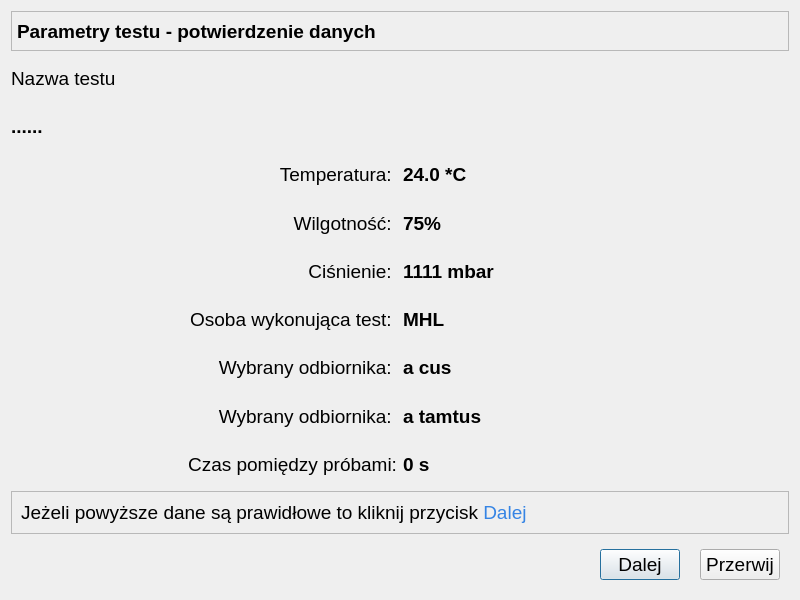
<?xml version="1.0" encoding="UTF-8"?>
<ui version="4.0">
 <class>Test2Potwierdzenie</class>
 <widget class="QDialog" name="Test2Potwierdzenie">
  <property name="geometry">
   <rect>
    <x>0</x>
    <y>0</y>
    <width>800</width>
    <height>600</height>
   </rect>
  </property>
  <property name="font">
   <font>
    <pointsize>14</pointsize>
   </font>
  </property>
  <property name="windowTitle">
   <string>Parametry Testu - potwierdzenie danych</string>
  </property>
  <layout class="QGridLayout" name="gridLayout">
   <item row="8" column="0">
    <widget class="QLabel" name="eDrugi">
     <property name="font">
      <font>
       <pointsize>14</pointsize>
      </font>
     </property>
     <property name="text">
      <string>Wybrany odbiornika: </string>
     </property>
     <property name="alignment">
      <set>Qt::AlignRight|Qt::AlignTrailing|Qt::AlignVCenter</set>
     </property>
    </widget>
   </item>
   <item row="7" column="0">
    <widget class="QLabel" name="ePierwszy">
     <property name="font">
      <font>
       <pointsize>14</pointsize>
      </font>
     </property>
     <property name="text">
      <string>Wybrany odbiornika: </string>
     </property>
     <property name="alignment">
      <set>Qt::AlignRight|Qt::AlignTrailing|Qt::AlignVCenter</set>
     </property>
    </widget>
   </item>
   <item row="7" column="1">
    <widget class="QLabel" name="numerNadajnika">
     <property name="font">
      <font>
       <pointsize>14</pointsize>
       <bold>true</bold>
      </font>
     </property>
     <property name="text">
      <string>a cus</string>
     </property>
    </widget>
   </item>
   <item row="0" column="0" colspan="2">
    <widget class="QFrame" name="frame">
     <property name="maximumSize">
      <size>
       <width>16777215</width>
       <height>40</height>
      </size>
     </property>
     <property name="frameShape">
      <enum>QFrame::StyledPanel</enum>
     </property>
     <property name="frameShadow">
      <enum>QFrame::Raised</enum>
     </property>
     <layout class="QHBoxLayout" name="horizontalLayout">
      <property name="leftMargin">
       <number>5</number>
      </property>
      <property name="topMargin">
       <number>5</number>
      </property>
      <property name="rightMargin">
       <number>5</number>
      </property>
      <property name="bottomMargin">
       <number>5</number>
      </property>
      <item>
       <widget class="QLabel" name="label_3">
        <property name="maximumSize">
         <size>
          <width>16777215</width>
          <height>45</height>
         </size>
        </property>
        <property name="font">
         <font>
          <pointsize>14</pointsize>
          <bold>true</bold>
         </font>
        </property>
        <property name="text">
         <string>Parametry testu - potwierdzenie danych</string>
        </property>
       </widget>
      </item>
     </layout>
    </widget>
   </item>
   <item row="3" column="0">
    <widget class="QLabel" name="lTemp">
     <property name="font">
      <font>
       <pointsize>14</pointsize>
      </font>
     </property>
     <property name="text">
      <string>Temperatura: </string>
     </property>
     <property name="alignment">
      <set>Qt::AlignRight|Qt::AlignTrailing|Qt::AlignVCenter</set>
     </property>
    </widget>
   </item>
   <item row="11" column="0" colspan="2">
    <widget class="QFrame" name="frame_2">
     <property name="frameShape">
      <enum>QFrame::StyledPanel</enum>
     </property>
     <property name="frameShadow">
      <enum>QFrame::Raised</enum>
     </property>
     <layout class="QHBoxLayout" name="horizontalLayout_2">
      <item>
       <widget class="QLabel" name="label_9">
        <property name="font">
         <font>
          <pointsize>14</pointsize>
         </font>
        </property>
        <property name="text">
         <string>&lt;html&gt;&lt;head/&gt;&lt;body&gt;&lt;p&gt;Jeżeli powyższe dane są prawidłowe to kliknij przycisk&lt;span style=&quot; color:#3584e4;&quot;&gt; Dalej&lt;/span&gt;&lt;/p&gt;&lt;/body&gt;&lt;/html&gt;</string>
        </property>
       </widget>
      </item>
     </layout>
    </widget>
   </item>
   <item row="5" column="1">
    <widget class="QLabel" name="cisnienie">
     <property name="font">
      <font>
       <pointsize>14</pointsize>
       <bold>true</bold>
      </font>
     </property>
     <property name="text">
      <string>1111 mbar</string>
     </property>
    </widget>
   </item>
   <item row="5" column="0">
    <widget class="QLabel" name="lcisnieie">
     <property name="font">
      <font>
       <pointsize>14</pointsize>
      </font>
     </property>
     <property name="text">
      <string>Ciśnienie: </string>
     </property>
     <property name="alignment">
      <set>Qt::AlignRight|Qt::AlignTrailing|Qt::AlignVCenter</set>
     </property>
    </widget>
   </item>
   <item row="1" column="0">
    <widget class="QLabel" name="lTestName">
     <property name="font">
      <font>
       <pointsize>14</pointsize>
      </font>
     </property>
     <property name="text">
      <string>Nazwa testu</string>
     </property>
     <property name="alignment">
      <set>Qt::AlignLeading|Qt::AlignLeft|Qt::AlignVCenter</set>
     </property>
    </widget>
   </item>
   <item row="12" column="0" colspan="2">
    <widget class="QWidget" name="widget" native="true">
     <layout class="QHBoxLayout" name="horizontalLayout_3">
      <property name="spacing">
       <number>20</number>
      </property>
      <item>
       <spacer name="horizontalSpacer">
        <property name="orientation">
         <enum>Qt::Horizontal</enum>
        </property>
        <property name="sizeHint" stdset="0">
         <size>
          <width>349</width>
          <height>20</height>
         </size>
        </property>
       </spacer>
      </item>
      <item>
       <widget class="QPushButton" name="pbDalej">
        <property name="text">
         <string>Dalej</string>
        </property>
        <property name="icon">
         <iconset theme="media-playback-start">
          <normaloff>.</normaloff>.</iconset>
        </property>
       </widget>
      </item>
      <item>
       <widget class="QPushButton" name="pbPrzerwij">
        <property name="text">
         <string>Przerwij</string>
        </property>
        <property name="icon">
         <iconset theme="media-playback-stop">
          <normaloff>.</normaloff>.</iconset>
        </property>
       </widget>
      </item>
     </layout>
    </widget>
   </item>
   <item row="4" column="1">
    <widget class="QLabel" name="wilgotnosc">
     <property name="font">
      <font>
       <pointsize>14</pointsize>
       <bold>true</bold>
      </font>
     </property>
     <property name="text">
      <string>75%</string>
     </property>
    </widget>
   </item>
   <item row="6" column="1">
    <widget class="QLabel" name="osobaWykonujacaTest">
     <property name="font">
      <font>
       <pointsize>14</pointsize>
       <bold>true</bold>
      </font>
     </property>
     <property name="text">
      <string>MHL</string>
     </property>
    </widget>
   </item>
   <item row="4" column="0">
    <widget class="QLabel" name="lhuminity">
     <property name="font">
      <font>
       <pointsize>14</pointsize>
      </font>
     </property>
     <property name="text">
      <string>Wilgotność: </string>
     </property>
     <property name="alignment">
      <set>Qt::AlignRight|Qt::AlignTrailing|Qt::AlignVCenter</set>
     </property>
    </widget>
   </item>
   <item row="3" column="1">
    <widget class="QLabel" name="temperatura">
     <property name="font">
      <font>
       <pointsize>14</pointsize>
       <bold>true</bold>
      </font>
     </property>
     <property name="text">
      <string>24.0 *C</string>
     </property>
    </widget>
   </item>
   <item row="9" column="0">
    <widget class="QLabel" name="ePowtarzalnosc">
     <property name="font">
      <font>
       <pointsize>14</pointsize>
      </font>
     </property>
     <property name="text">
      <string>Czas pomiędzy próbami:</string>
     </property>
     <property name="alignment">
      <set>Qt::AlignRight|Qt::AlignTrailing|Qt::AlignVCenter</set>
     </property>
    </widget>
   </item>
   <item row="2" column="0" colspan="2">
    <widget class="QLabel" name="testName">
     <property name="font">
      <font>
       <pointsize>14</pointsize>
       <bold>true</bold>
      </font>
     </property>
     <property name="text">
      <string>......</string>
     </property>
    </widget>
   </item>
   <item row="6" column="0">
    <widget class="QLabel" name="lOsobaWykTest">
     <property name="font">
      <font>
       <pointsize>14</pointsize>
      </font>
     </property>
     <property name="text">
      <string>Osoba wykonująca test: </string>
     </property>
     <property name="alignment">
      <set>Qt::AlignRight|Qt::AlignTrailing|Qt::AlignVCenter</set>
     </property>
    </widget>
   </item>
   <item row="8" column="1">
    <widget class="QLabel" name="numerDrugi">
     <property name="font">
      <font>
       <pointsize>14</pointsize>
       <bold>true</bold>
      </font>
     </property>
     <property name="text">
      <string>a tamtus</string>
     </property>
    </widget>
   </item>
   <item row="9" column="1">
    <widget class="QLabel" name="powtarzalnosc_czas">
     <property name="font">
      <font>
       <pointsize>14</pointsize>
       <bold>true</bold>
      </font>
     </property>
     <property name="text">
      <string>0 s</string>
     </property>
    </widget>
   </item>
  </layout>
 </widget>
 <resources/>
 <connections/>
</ui>
